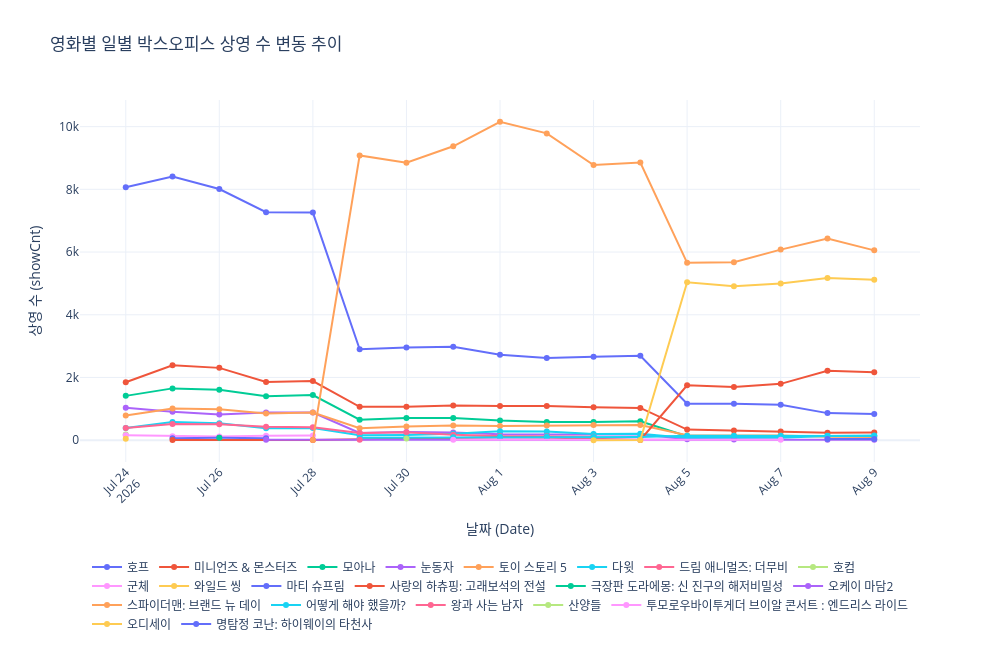

The code cell stored with this chart in its notebook:
### Markdown cell above
## 기간에 따른 상영 수

### Code cell
draw_lineChart(movie_df, 'showCnt', '영화별 일별 박스오피스 상영 수 변동 추이', '상영 수')

### Figure 1 — Plotly figure (JSON) as saved in the notebook; plotly's stock layout.template omitted (floating-point values rounded to 4 significant figures)
{"data": [{"customdata": [["호프"], ["호프"], ["호프"], ["호프"], ["호프"], ["호프"], ["호프"], ["호프"], ["호프"], ["호프"], ["호프"], ["호프"], ["호프"], ["호프"], ["호프"], ["호프"], ["호프"]], "hovertemplate": "movieNm=%{customdata[0]}<br>b_date=%{x}<br>showCnt=%{y}<extra></extra>", "legendgroup": "호프", "line": {"color": "#636efa", "dash": "solid"}, "marker": {"symbol": "circle"}, "mode": "lines+markers", "name": "호프", "orientation": "v", "showlegend": true, "type": "scatter", "x": ["2026-07-24", "2026-07-25", "2026-07-26", "2026-07-27", "2026-07-28", "2026-07-29", "2026-07-30", "2026-07-31", "2026-08-01", "2026-08-02", "2026-08-03", "2026-08-04", "2026-08-05", "2026-08-06", "2026-08-07", "2026-08-08", "2026-08-09"], "xaxis": "x", "y": [8064, 8412, 8010, 7272, 7258, 2901, 2954, 2980, 2724, 2620, 2658, 2690, 1164, 1163, 1130, 864, 833], "yaxis": "y"}, {"customdata": [["미니언즈 & 몬스터즈"], ["미니언즈 & 몬스터즈"], ["미니언즈 & 몬스터즈"], ["미니언즈 & 몬스터즈"], ["미니언즈 & 몬스터즈"], ["미니언즈 & 몬스터즈"], ["미니언즈 & 몬스터즈"], ["미니언즈 & 몬스터즈"], ["미니언즈 & 몬스터즈"], ["미니언즈 & 몬스터즈"], ["미니언즈 & 몬스터즈"], ["미니언즈 & 몬스터즈"], ["미니언즈 & 몬스터즈"], ["미니언즈 & 몬스터즈"], ["미니언즈 & 몬스터즈"], ["미니언즈 & 몬스터즈"], ["미니언즈 & 몬스터즈"]], "hovertemplate": "movieNm=%{customdata[0]}<br>b_date=%{x}<br>showCnt=%{y}<extra></extra>", "legendgroup": "미니언즈 & 몬스터즈", "line": {"color": "#EF553B", "dash": "solid"}, "marker": {"symbol": "circle"}, "mode": "lines+markers", "name": "미니언즈 & 몬스터즈", "orientation": "v", "showlegend": true, "type": "scatter", "x": ["2026-07-24", "2026-07-25", "2026-07-26", "2026-07-27", "2026-07-28", "2026-07-29", "2026-07-30", "2026-07-31", "2026-08-01", "2026-08-02", "2026-08-03", "2026-08-04", "2026-08-05", "2026-08-06", "2026-08-07", "2026-08-08", "2026-08-09"], "xaxis": "x", "y": [1848, 2391, 2307, 1856, 1886, 1065, 1067, 1110, 1091, 1089, 1050, 1029, 340, 313, 279, 238, 243], "yaxis": "y"}, {"customdata": [["모아나"], ["모아나"], ["모아나"], ["모아나"], ["모아나"], ["모아나"], ["모아나"], ["모아나"], ["모아나"], ["모아나"], ["모아나"], ["모아나"], ["모아나"], ["모아나"], ["모아나"]], "hovertemplate": "movieNm=%{customdata[0]}<br>b_date=%{x}<br>showCnt=%{y}<extra></extra>", "legendgroup": "모아나", "line": {"color": "#00cc96", "dash": "solid"}, "marker": {"symbol": "circle"}, "mode": "lines+markers", "name": "모아나", "orientation": "v", "showlegend": true, "type": "scatter", "x": ["2026-07-24", "2026-07-25", "2026-07-26", "2026-07-27", "2026-07-28", "2026-07-29", "2026-07-30", "2026-07-31", "2026-08-01", "2026-08-02", "2026-08-03", "2026-08-04", "2026-08-05", "2026-08-06", "2026-08-07"], "xaxis": "x", "y": [1414, 1653, 1607, 1403, 1441, 656, 707, 705, 626, 580, 580, 603, 127, 113, 97], "yaxis": "y"}, {"customdata": [["눈동자"], ["눈동자"], ["눈동자"], ["눈동자"], ["눈동자"], ["눈동자"], ["눈동자"], ["눈동자"], ["눈동자"], ["눈동자"], ["눈동자"], ["눈동자"], ["눈동자"]], "hovertemplate": "movieNm=%{customdata[0]}<br>b_date=%{x}<br>showCnt=%{y}<extra></extra>", "legendgroup": "눈동자", "line": {"color": "#ab63fa", "dash": "solid"}, "marker": {"symbol": "circle"}, "mode": "lines+markers", "name": "눈동자", "orientation": "v", "showlegend": true, "type": "scatter", "x": ["2026-07-24", "2026-07-25", "2026-07-26", "2026-07-27", "2026-07-28", "2026-07-29", "2026-07-30", "2026-07-31", "2026-08-01", "2026-08-02", "2026-08-03", "2026-08-04", "2026-08-05"], "xaxis": "x", "y": [1035, 906, 823, 885, 881, 232, 261, 246, 187, 176, 185, 189, 34], "yaxis": "y"}, {"customdata": [["토이 스토리 5"], ["토이 스토리 5"], ["토이 스토리 5"], ["토이 스토리 5"], ["토이 스토리 5"], ["토이 스토리 5"], ["토이 스토리 5"], ["토이 스토리 5"], ["토이 스토리 5"], ["토이 스토리 5"], ["토이 스토리 5"], ["토이 스토리 5"], ["토이 스토리 5"], ["토이 스토리 5"], ["토이 스토리 5"], ["토이 스토리 5"], ["토이 스토리 5"]], "hovertemplate": "movieNm=%{customdata[0]}<br>b_date=%{x}<br>showCnt=%{y}<extra></extra>", "legendgroup": "토이 스토리 5", "line": {"color": "#FFA15A", "dash": "solid"}, "marker": {"symbol": "circle"}, "mode": "lines+markers", "name": "토이 스토리 5", "orientation": "v", "showlegend": true, "type": "scatter", "x": ["2026-07-24", "2026-07-25", "2026-07-26", "2026-07-27", "2026-07-28", "2026-07-29", "2026-07-30", "2026-07-31", "2026-08-01", "2026-08-02", "2026-08-03", "2026-08-04", "2026-08-05", "2026-08-06", "2026-08-07", "2026-08-08", "2026-08-09"], "xaxis": "x", "y": [791, 1013, 987, 854, 884, 385, 435, 472, 455, 472, 487, 488, 162, 154, 149, 112, 102], "yaxis": "y"}, {"customdata": [["다윗"], ["다윗"], ["다윗"], ["다윗"], ["다윗"], ["다윗"], ["다윗"], ["다윗"], ["다윗"], ["다윗"], ["다윗"], ["다윗"], ["다윗"], ["다윗"], ["다윗"], ["다윗"], ["다윗"]], "hovertemplate": "movieNm=%{customdata[0]}<br>b_date=%{x}<br>showCnt=%{y}<extra></extra>", "legendgroup": "다윗", "line": {"color": "#19d3f3", "dash": "solid"}, "marker": {"symbol": "circle"}, "mode": "lines+markers", "name": "다윗", "orientation": "v", "showlegend": true, "type": "scatter", "x": ["2026-07-24", "2026-07-25", "2026-07-26", "2026-07-27", "2026-07-28", "2026-07-29", "2026-07-30", "2026-07-31", "2026-08-01", "2026-08-02", "2026-08-03", "2026-08-04", "2026-08-05", "2026-08-06", "2026-08-07", "2026-08-08", "2026-08-09"], "xaxis": "x", "y": [393, 581, 542, 379, 388, 157, 166, 207, 285, 276, 199, 204, 74, 81, 79, 133, 154], "yaxis": "y"}, {"customdata": [["드림 애니멀즈: 더무비"], ["드림 애니멀즈: 더무비"], ["드림 애니멀즈: 더무비"], ["드림 애니멀즈: 더무비"], ["드림 애니멀즈: 더무비"], ["드림 애니멀즈: 더무비"], ["드림 애니멀즈: 더무비"], ["드림 애니멀즈: 더무비"], ["드림 애니멀즈: 더무비"], ["드림 애니멀즈: 더무비"], ["드림 애니멀즈: 더무비"]], "hovertemplate": "movieNm=%{customdata[0]}<br>b_date=%{x}<br>showCnt=%{y}<extra></extra>", "legendgroup": "드림 애니멀즈: 더무비", "line": {"color": "#FF6692", "dash": "solid"}, "marker": {"symbol": "circle"}, "mode": "lines+markers", "name": "드림 애니멀즈: 더무비", "orientation": "v", "showlegend": true, "type": "scatter", "x": ["2026-07-24", "2026-07-25", "2026-07-26", "2026-07-27", "2026-07-28", "2026-07-29", "2026-07-30", "2026-07-31", "2026-08-01", "2026-08-02", "2026-08-03"], "xaxis": "x", "y": [389, 518, 509, 431, 414, 231, 250, 178, 134, 130, 112], "yaxis": "y"}, {"customdata": [["호컴"]], "hovertemplate": "movieNm=%{customdata[0]}<br>b_date=%{x}<br>showCnt=%{y}<extra></extra>", "legendgroup": "호컴", "line": {"color": "#B6E880", "dash": "solid"}, "marker": {"symbol": "circle"}, "mode": "lines+markers", "name": "호컴", "orientation": "v", "showlegend": true, "type": "scatter", "x": ["2026-07-24"], "xaxis": "x", "y": [179], "yaxis": "y"}, {"customdata": [["군체"], ["군체"], ["군체"], ["군체"], ["군체"]], "hovertemplate": "movieNm=%{customdata[0]}<br>b_date=%{x}<br>showCnt=%{y}<extra></extra>", "legendgroup": "군체", "line": {"color": "#FF97FF", "dash": "solid"}, "marker": {"symbol": "circle"}, "mode": "lines+markers", "name": "군체", "orientation": "v", "showlegend": true, "type": "scatter", "x": ["2026-07-24", "2026-07-25", "2026-07-26", "2026-07-27", "2026-07-28"], "xaxis": "x", "y": [156, 127, 119, 143, 149], "yaxis": "y"}, {"customdata": [["와일드 씽"]], "hovertemplate": "movieNm=%{customdata[0]}<br>b_date=%{x}<br>showCnt=%{y}<extra></extra>", "legendgroup": "와일드 씽", "line": {"color": "#FECB52", "dash": "solid"}, "marker": {"symbol": "circle"}, "mode": "lines+markers", "name": "와일드 씽", "orientation": "v", "showlegend": true, "type": "scatter", "x": ["2026-07-24"], "xaxis": "x", "y": [44], "yaxis": "y"}, {"customdata": [["마티 슈프림"], ["마티 슈프림"], ["마티 슈프림"]], "hovertemplate": "movieNm=%{customdata[0]}<br>b_date=%{x}<br>showCnt=%{y}<extra></extra>", "legendgroup": "마티 슈프림", "line": {"color": "#636efa", "dash": "solid"}, "marker": {"symbol": "circle"}, "mode": "lines+markers", "name": "마티 슈프림", "orientation": "v", "showlegend": true, "type": "scatter", "x": ["2026-07-25", "2026-07-26", "2026-07-27"], "xaxis": "x", "y": [66, 76, 61], "yaxis": "y"}, {"customdata": [["사랑의 하츄핑: 고래보석의 전설"], ["사랑의 하츄핑: 고래보석의 전설"], ["사랑의 하츄핑: 고래보석의 전설"], ["사랑의 하츄핑: 고래보석의 전설"], ["사랑의 하츄핑: 고래보석의 전설"], ["사랑의 하츄핑: 고래보석의 전설"], ["사랑의 하츄핑: 고래보석의 전설"], ["사랑의 하츄핑: 고래보석의 전설"], ["사랑의 하츄핑: 고래보석의 전설"], ["사랑의 하츄핑: 고래보석의 전설"]], "hovertemplate": "movieNm=%{customdata[0]}<br>b_date=%{x}<br>showCnt=%{y}<extra></extra>", "legendgroup": "사랑의 하츄핑: 고래보석의 전설", "line": {"color": "#EF553B", "dash": "solid"}, "marker": {"symbol": "circle"}, "mode": "lines+markers", "name": "사랑의 하츄핑: 고래보석의 전설", "orientation": "v", "showlegend": true, "type": "scatter", "x": ["2026-07-25", "2026-07-28", "2026-08-01", "2026-08-02", "2026-08-04", "2026-08-05", "2026-08-06", "2026-08-07", "2026-08-08", "2026-08-09"], "xaxis": "x", "y": [6, 5, 91, 85, 6, 1751, 1698, 1797, 2214, 2164], "yaxis": "y"}, {"customdata": [["극장판 도라에몽: 신 진구의 해저비밀성"]], "hovertemplate": "movieNm=%{customdata[0]}<br>b_date=%{x}<br>showCnt=%{y}<extra></extra>", "legendgroup": "극장판 도라에몽: 신 진구의 해저비밀성", "line": {"color": "#00cc96", "dash": "solid"}, "marker": {"symbol": "circle"}, "mode": "lines+markers", "name": "극장판 도라에몽: 신 진구의 해저비밀성", "orientation": "v", "showlegend": true, "type": "scatter", "x": ["2026-07-26"], "xaxis": "x", "y": [80], "yaxis": "y"}, {"customdata": [["오케이 마담2"], ["오케이 마담2"], ["오케이 마담2"], ["오케이 마담2"]], "hovertemplate": "movieNm=%{customdata[0]}<br>b_date=%{x}<br>showCnt=%{y}<extra></extra>", "legendgroup": "오케이 마담2", "line": {"color": "#ab63fa", "dash": "solid"}, "marker": {"symbol": "circle"}, "mode": "lines+markers", "name": "오케이 마담2", "orientation": "v", "showlegend": true, "type": "scatter", "x": ["2026-07-27", "2026-08-06", "2026-08-08", "2026-08-09"], "xaxis": "x", "y": [15, 25, 16, 14], "yaxis": "y"}, {"customdata": [["스파이더맨: 브랜드 뉴 데이"], ["스파이더맨: 브랜드 뉴 데이"], ["스파이더맨: 브랜드 뉴 데이"], ["스파이더맨: 브랜드 뉴 데이"], ["스파이더맨: 브랜드 뉴 데이"], ["스파이더맨: 브랜드 뉴 데이"], ["스파이더맨: 브랜드 뉴 데이"], ["스파이더맨: 브랜드 뉴 데이"], ["스파이더맨: 브랜드 뉴 데이"], ["스파이더맨: 브랜드 뉴 데이"], ["스파이더맨: 브랜드 뉴 데이"], ["스파이더맨: 브랜드 뉴 데이"], ["스파이더맨: 브랜드 뉴 데이"]], "hovertemplate": "movieNm=%{customdata[0]}<br>b_date=%{x}<br>showCnt=%{y}<extra></extra>", "legendgroup": "스파이더맨: 브랜드 뉴 데이", "line": {"color": "#FFA15A", "dash": "solid"}, "marker": {"symbol": "circle"}, "mode": "lines+markers", "name": "스파이더맨: 브랜드 뉴 데이", "orientation": "v", "showlegend": true, "type": "scatter", "x": ["2026-07-28", "2026-07-29", "2026-07-30", "2026-07-31", "2026-08-01", "2026-08-02", "2026-08-03", "2026-08-04", "2026-08-05", "2026-08-06", "2026-08-07", "2026-08-08", "2026-08-09"], "xaxis": "x", "y": [5, 9082, 8848, 9373, 10152, 9784, 8774, 8852, 5657, 5675, 6078, 6435, 6054], "yaxis": "y"}, {"customdata": [["어떻게 해야 했을까?"], ["어떻게 해야 했을까?"], ["어떻게 해야 했을까?"], ["어떻게 해야 했을까?"], ["어떻게 해야 했을까?"], ["어떻게 해야 했을까?"], ["어떻게 해야 했을까?"], ["어떻게 해야 했을까?"], ["어떻게 해야 했을까?"], ["어떻게 해야 했을까?"], ["어떻게 해야 했을까?"], ["어떻게 해야 했을까?"]], "hovertemplate": "movieNm=%{customdata[0]}<br>b_date=%{x}<br>showCnt=%{y}<extra></extra>", "legendgroup": "어떻게 해야 했을까?", "line": {"color": "#19d3f3", "dash": "solid"}, "marker": {"symbol": "circle"}, "mode": "lines+markers", "name": "어떻게 해야 했을까?", "orientation": "v", "showlegend": true, "type": "scatter", "x": ["2026-07-29", "2026-07-30", "2026-07-31", "2026-08-01", "2026-08-02", "2026-08-03", "2026-08-04", "2026-08-05", "2026-08-06", "2026-08-07", "2026-08-08", "2026-08-09"], "xaxis": "x", "y": [77, 80, 94, 110, 107, 103, 104, 140, 143, 145, 140, 137], "yaxis": "y"}, {"customdata": [["왕과 사는 남자"]], "hovertemplate": "movieNm=%{customdata[0]}<br>b_date=%{x}<br>showCnt=%{y}<extra></extra>", "legendgroup": "왕과 사는 남자", "line": {"color": "#FF6692", "dash": "solid"}, "marker": {"symbol": "circle"}, "mode": "lines+markers", "name": "왕과 사는 남자", "orientation": "v", "showlegend": true, "type": "scatter", "x": ["2026-07-29"], "xaxis": "x", "y": [12], "yaxis": "y"}, {"customdata": [["산양들"]], "hovertemplate": "movieNm=%{customdata[0]}<br>b_date=%{x}<br>showCnt=%{y}<extra></extra>", "legendgroup": "산양들", "line": {"color": "#B6E880", "dash": "solid"}, "marker": {"symbol": "circle"}, "mode": "lines+markers", "name": "산양들", "orientation": "v", "showlegend": true, "type": "scatter", "x": ["2026-07-30"], "xaxis": "x", "y": [51], "yaxis": "y"}, {"customdata": [["투모로우바이투게더 브이알 콘서트 : 엔드리스 라이드"], ["투모로우바이투게더 브이알 콘서트 : 엔드리스 라이드"]], "hovertemplate": "movieNm=%{customdata[0]}<br>b_date=%{x}<br>showCnt=%{y}<extra></extra>", "legendgroup": "투모로우바이투게더 브이알 콘서트 : 엔드리스 라이드", "line": {"color": "#FF97FF", "dash": "solid"}, "marker": {"symbol": "circle"}, "mode": "lines+markers", "name": "투모로우바이투게더 브이알 콘서트 : 엔드리스 라이드", "orientation": "v", "showlegend": true, "type": "scatter", "x": ["2026-07-31", "2026-08-07"], "xaxis": "x", "y": [14, 16], "yaxis": "y"}, {"customdata": [["오디세이"], ["오디세이"], ["오디세이"], ["오디세이"], ["오디세이"], ["오디세이"], ["오디세이"]], "hovertemplate": "movieNm=%{customdata[0]}<br>b_date=%{x}<br>showCnt=%{y}<extra></extra>", "legendgroup": "오디세이", "line": {"color": "#FECB52", "dash": "solid"}, "marker": {"symbol": "circle"}, "mode": "lines+markers", "name": "오디세이", "orientation": "v", "showlegend": true, "type": "scatter", "x": ["2026-08-03", "2026-08-04", "2026-08-05", "2026-08-06", "2026-08-07", "2026-08-08", "2026-08-09"], "xaxis": "x", "y": [2, 3, 5036, 4912, 5001, 5173, 5120], "yaxis": "y"}, {"customdata": [["명탐정 코난: 하이웨이의 타천사"], ["명탐정 코난: 하이웨이의 타천사"]], "hovertemplate": "movieNm=%{customdata[0]}<br>b_date=%{x}<br>showCnt=%{y}<extra></extra>", "legendgroup": "명탐정 코난: 하이웨이의 타천사", "line": {"color": "#636efa", "dash": "solid"}, "marker": {"symbol": "circle"}, "mode": "lines+markers", "name": "명탐정 코난: 하이웨이의 타천사", "orientation": "v", "showlegend": true, "type": "scatter", "x": ["2026-08-08", "2026-08-09"], "xaxis": "x", "y": [37, 38], "yaxis": "y"}], "layout": {"height": 650, "hovermode": "x unified", "legend": {"orientation": "h", "title": {"text": ""}, "tracegroupgap": 0, "x": 0.5, "xanchor": "center", "y": -0.25, "yanchor": "top"}, "margin": {"b": 150}, "title": {"text": "영화별 일별 박스오피스 상영 수 변동 추이"}, "width": 1000, "xaxis": {"anchor": "y", "domain": [0, 1], "tickangle": -45, "title": {"text": "날짜 (Date)"}}, "yaxis": {"anchor": "x", "autorange": true, "domain": [0, 1], "title": {"text": "상영 수 (showCnt)"}}}}
